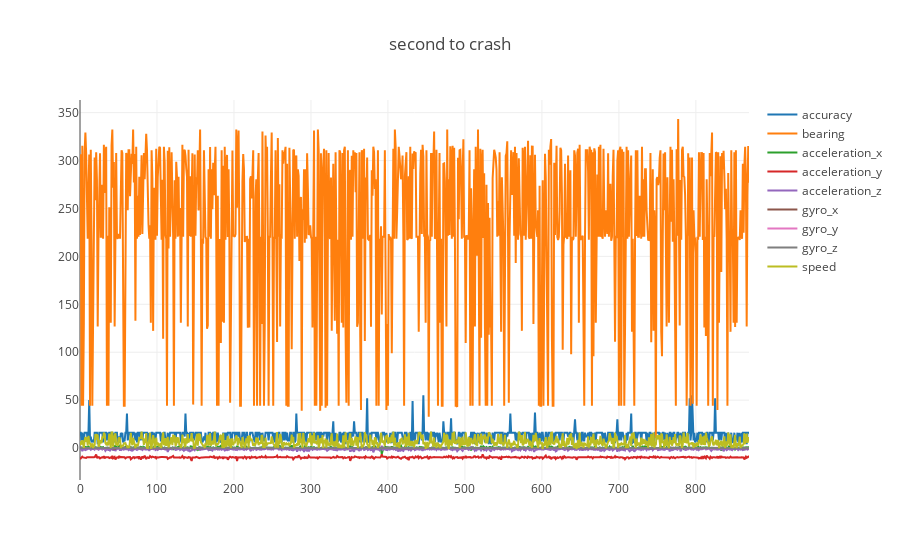

The cell this chart's notebook holds for it:
### Markdown cell above
### example of negative label analytics

### Code cell
data, layout = per_user_analytics(df, 738734375093)
fig = go.Figure(data=data,layout=layout)
py.iplot(fig, filename = "second to crash")

### Figure 1 — Plotly figure (JSON) as saved in the notebook; plotly's stock layout.template omitted (floating-point values rounded to 4 significant figures; data arrays with more than 128 entries replaced by an {"elided": "..."} marker saying what was removed)
{"data": [{"name": "accuracy", "type": "scatter", "uid": "8431b109-728d-4a46-92a7-ba1d7500f2c5", "y": {"elided": "870 int values"}}, {"name": "bearing", "type": "scatter", "uid": "5d9e41ec-35b4-413b-94d9-c989826d43fe", "y": {"elided": "870 float values"}}, {"name": "acceleration_x", "type": "scatter", "uid": "cb179f46-d6e0-4332-8df9-1921df5c7307", "y": {"elided": "870 float values"}}, {"name": "acceleration_y", "type": "scatter", "uid": "58d78953-15c0-4ff7-b068-e77fbfb0ef7b", "y": {"elided": "870 float values"}}, {"name": "acceleration_z", "type": "scatter", "uid": "c0b773a5-eddf-4014-a8ec-9b2d53ac17bd", "y": {"elided": "870 float values"}}, {"name": "gyro_x", "type": "scatter", "uid": "b970e337-5c76-4b3a-81a5-95686ae3c200", "y": {"elided": "870 float values"}}, {"name": "gyro_y", "type": "scatter", "uid": "3ff99125-342d-4080-b32f-2f35e00a752d", "y": {"elided": "870 float values"}}, {"name": "gyro_z", "type": "scatter", "uid": "4b931b5c-fdf6-4c6a-bea4-fb950eba6f51", "y": {"elided": "870 float values"}}, {"name": "speed", "type": "scatter", "uid": "42f86214-d878-4c5a-a026-ffde6b1838e2", "y": {"elided": "870 float values"}}], "layout": {"title": {"text": "second to crash"}}}
